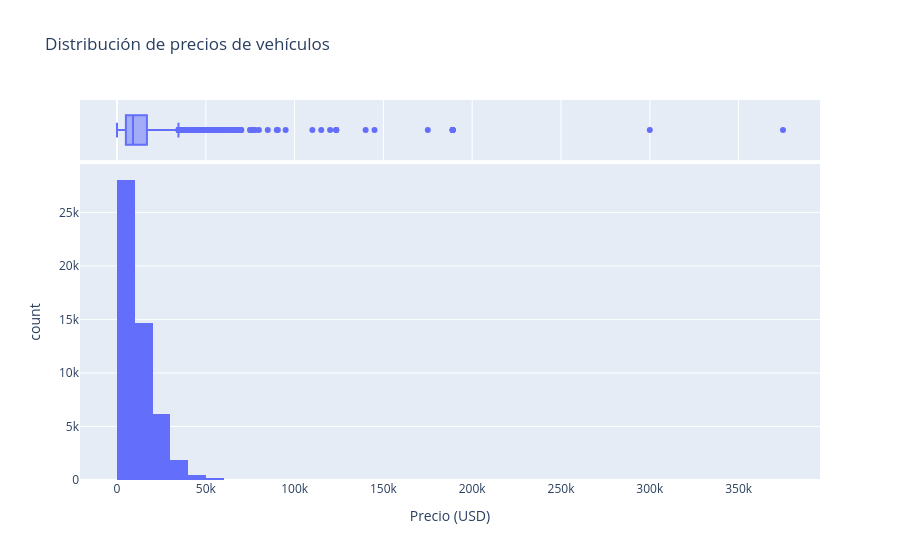

Notebook source saved alongside this figure:
### Code cell
# Histograma precios

fig = px.histogram(
    df,
    x='price',
    nbins=60,
    title='Distribución de precios de vehículos',
    labels={'price': 'Precio (USD)'},
    marginal='box'
)

fig.show()

### Figure 1 — Plotly figure (JSON) as saved in the notebook; plotly's stock layout.template omitted (floating-point values rounded to 4 significant figures; data arrays with more than 128 entries replaced by an {"elided": "..."} marker saying what was removed)
{"data": [{"bingroup": "x", "hovertemplate": "Precio (USD)=%{x}<br>count=%{y}<extra></extra>", "legendgroup": "", "marker": {"color": "#636efa", "pattern": {"shape": ""}}, "name": "", "nbinsx": 60, "orientation": "v", "showlegend": false, "type": "histogram", "x": {"elided": "51525 int values"}, "xaxis": "x", "yaxis": "y"}, {"hovertemplate": "Precio (USD)=%{x}<extra></extra>", "legendgroup": "", "marker": {"color": "#636efa"}, "name": "", "notched": true, "showlegend": false, "type": "box", "x": {"elided": "51525 int values"}, "xaxis": "x2", "yaxis": "y2"}], "layout": {"barmode": "relative", "legend": {"tracegroupgap": 0}, "title": {"text": "Distribución de precios de vehículos"}, "xaxis": {"anchor": "y", "domain": [0, 1], "title": {"text": "Precio (USD)"}}, "xaxis2": {"anchor": "y2", "domain": [0, 1], "matches": "x", "showgrid": true, "showticklabels": false}, "yaxis": {"anchor": "x", "domain": [0, 0.8316], "title": {"text": "count"}}, "yaxis2": {"anchor": "x2", "domain": [0.8416, 1], "matches": "y2", "showgrid": false, "showline": false, "showticklabels": false, "ticks": ""}}}
